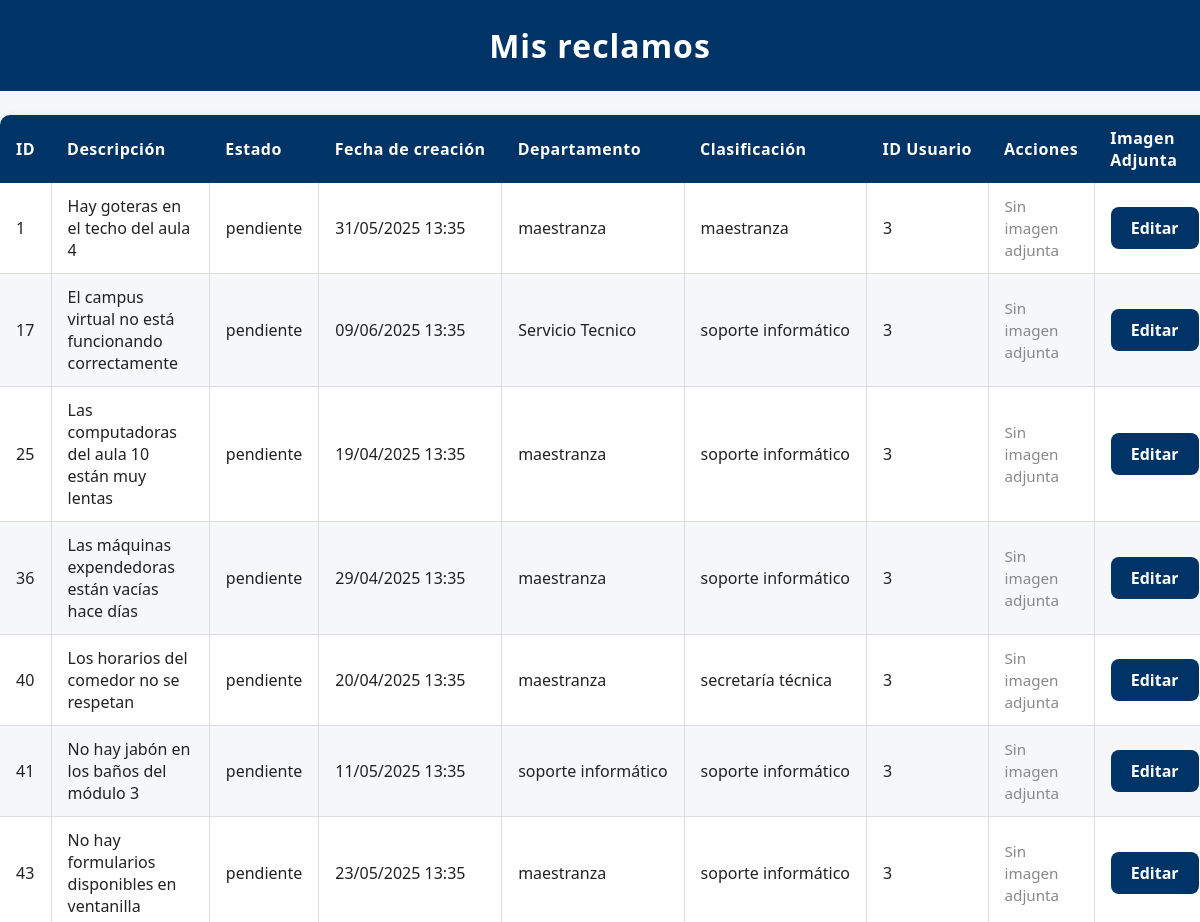
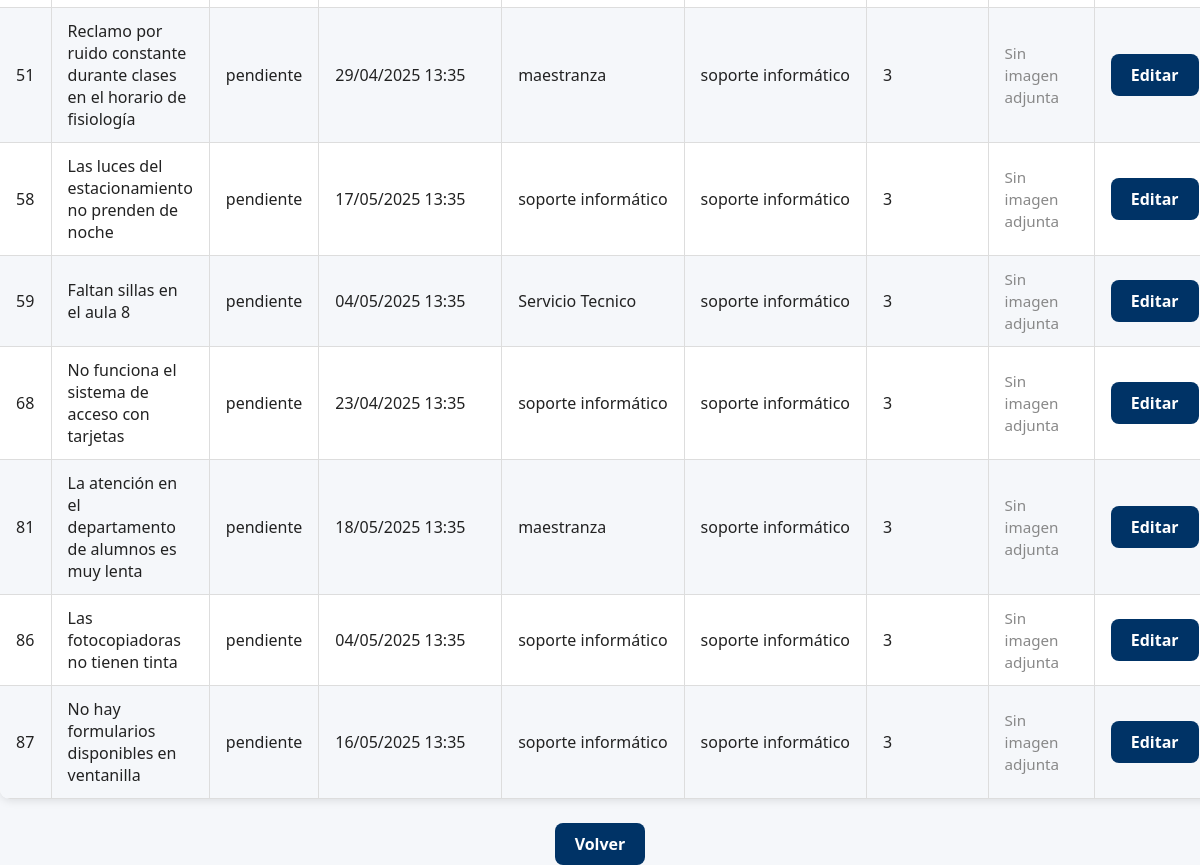
The app's page /mis_reclamos (signed in) with its own data (2 pictures, top to bottom).
### modules/modelos.py (models this page shows, shortened)
class Base(DeclarativeBase):
    pass

class ModeloReclamo(Base):
    __tablename__ = 'reclamos'
    id = Column(Integer, primary_key=True)
    estado = Column(String, default="pendiente")
    fecha_hora = Column(DateTime, default=datetime.utcnow)
    contenido = Column(String)
    usuario_id = Column(Integer, ForeignKey('usuarios.id'))
    departamento = Column(String)
    clasificacion = Column(String)
    cantidad_adherentes = Column(Integer, default=1) #Se contabiliza como adherente el usuario que crea el reclamo
    tiempo_estimado = Column(Integer,default=0) #Solo se cambia cuando el reclamo pasa de pendiente -->en proceso
    resuelto_en = Column(Integer,default=None) #Representa la cantidad de días que se tardó en resolver un reclamo
    usuarios = relationship(
        "ModeloUsuario",
        secondary=usuarios_reclamos,
        back_populates="reclamos"
    )
    usuario = relationship("ModeloUsuario", foreign_keys=[usuario_id], backref="reclamos_creados")

### server.py (the view)
@app.route('/mis_reclamos')
@login_required
def mis_reclamos():
    reclamos = repo_reclamos.obtener_todos_los_registros(current_user.id)
    return render_template('mis_reclamos.html', usuario=current_user, reclamos=reclamos, os=os)

### modules/login.py (called while the page is built)
    @property
    def is_authenticated(self):
        return True

### modules/repositorio.py (called while the page is built)
    def obtener_registro_por_filtro(self, campo, valor, campo2=None, valor2=None):
        query = self.__session.query(ModeloUsuario).filter(getattr(ModeloUsuario, campo) == valor)
        if campo2 and valor2:
            query = query.filter(getattr(ModeloUsuario, campo2) == valor2)
        modelo = query.first()
        if modelo:
            return self.__map_modelo_a_entidad(modelo)
        return None

    def __map_modelo_a_entidad(self, modelo: ModeloUsuario):
        return Usuario(
            nombre=modelo.nombre,
            apellido=modelo.apellido,
            email=modelo.email,
            nombre_de_usuario=modelo.nombre_de_usuario,
            contraseña=modelo.contraseña,
            rol=modelo.rol,
            claustro=modelo.claustro,
            id=modelo.id
        )

    def obtener_todos_los_registros(self, usuario_id):
        return self.__session.query(ModeloReclamo).filter_by(usuario_id=usuario_id).all()

### modules/usuarios.py (called while the page is built)
    @property
    def nombre(self):
        return self.__nombre

    @nombre.setter
    def nombre(self, nuevo_nombre: str):
        if not isinstance(nuevo_nombre, str):
            raise ValueError("El nombre debe ser una cadena de texto")
        self.__nombre = nuevo_nombre

    @property
    def apellido(self):
        return self.__apellido

    @apellido.setter
    def apellido(self, nuevo_apellido: str):
        if not isinstance(nuevo_apellido, str):
            raise ValueError("El apellido debe ser una cadena de texto")
        self.__apellido = nuevo_apellido

    @property
    def email(self):
        return self.__email

    @email.setter
    def email(self, nuevo_email: str):
        if not isinstance(nuevo_email, str):
            raise ValueError("El email debe ser una cadena de texto")
        self.__email = nuevo_email

    @property
    def nombre_de_usuario(self):
        return self.__nombre_de_usuario

    @nombre_de_usuario.setter
    def nombre_de_usuario(self, nuevo_nombre_de_usuario: str):
        if not isinstance(nuevo_nombre_de_usuario, str):
            raise ValueError("El nombre de usuario debe ser una cadena de texto")
        self.__nombre_de_usuario = nuevo_nombre_de_usuario

    @property
    def contraseña(self):
        return self.__contraseña

    @contraseña.setter
    def contraseña(self, value):
        self.__contraseña = value

    @property
    def rol(self):
        return self.__rol

    @property
    def id(self):
        return self.__id

### templates/mis_reclamos.html (shortened to what this page needs)
<!DOCTYPE html>
<html lang="es">
<head>
    <link rel="stylesheet" href="{{ url_for('static', filename='style.css') }}">
</head>
<body>
    <h1>Mis reclamos</h1>
    <table>
        <thead>
            <tr>
                <th class="col-id">ID</th>
                <th class="col-descripcion">Descripción</th>
                <th class="col-estado">Estado</th>
                <th class="col-fecha">Fecha de creación</th>
                <th class="col-departamento">Departamento</th>
                <th class="col-clasificacion">Clasificación</th>
                <th class="col-usuario">ID Usuario</th>
                <th class="col-acciones">Acciones</th>
                <th class = "col-imagen">Imagen Adjunta</th>
            </tr>
        </thead>
        <tbody>
            {% for reclamo in reclamos %}
                <tr>
                    <td class="col-id">{{ reclamo.id }}</td>
                    <td class="col-descripcion">{{ reclamo.contenido }}</td>
                    <td class="col-estado">{{ reclamo.estado }}</td>
                    <td class="col-fecha">{{ reclamo.fecha_hora.strftime('%d/%m/%Y %H:%M')}}</td>
                    <td class="col-departamento">{{ reclamo.departamento }}</td>
                    <td class="col-clasificacion">{{ reclamo.clasificacion }}</td>
                    <td class="col-usuario">{{ reclamo.usuario_id }}</td>
                    <td class = "col-imagen">
                    {% set imagen_path = 'static/Imagenes Reclamos/{}.png'.format(reclamo.id) %}
                    {% if os.path.exists(imagen_path) %}
                        <details>
                            <summary>Ver imagen adjunta</summary>
                            <img src = "{{ url_for('static',filename='Imagenes Reclamos/{}.png'.format(reclamo.id) )}}"
                                 alt="Imagen adjunta del reclamo {{ reclamo.id }}"
                                 style = "max-width: 100px; max-height:100px;"
                                 onerror="this.style.display='none';">
                        </details>
                    {% else %}
                        <span style="color: #888; font-size: 0.95em;">Sin imagen adjunta</span>
                    {% endif %}
                    </td>
                    <td class="col-acciones">
                        <a href="{{ url_for('editar_reclamo', reclamo_id=reclamo.id) }}" class="enlace-boton">Editar</a>
                    </td>
                </tr>
            {% endfor %}
        </tbody>
    </table>
    <div style="text-align:center; margin-top: 20px;">
        <a href="{{ url_for('inicio') }}" class="enlace-boton">Volver</a>
    </div>
</body>
</html>

### static/style.css (style rules this page uses)
html, body { font-family: 'Segoe UI', Arial, sans-serif; background-color: #f5f7fa; color: #222; margin: 0; padding: 0; height: 100%; }
h1 { background-color: #003366; color: #fff; margin: 0; padding: 24px 0; text-align: center; letter-spacing: 1px; }
table { width: 100%; border-collapse: collapse; margin: 24px 0; font-family: 'Segoe UI', Arial, sans-serif; font-size: 1em; color: #222; box-shadow: 0 2px 8px rgba(0,0,0,0.1); border-radius: 10px; overflow: hidden; background: #fff; }
thead { background-color: #003366; color: #fff; text-align: left; }
thead th { padding: 12px 16px; font-weight: bold; letter-spacing: 0.5px; }
tbody tr { border-bottom: 1px solid #ddd; }
tbody tr:nth-child(even) { background-color: #f5f7fa; }
tbody td { padding: 12px 16px; vertical-align: middle; border-left: 1px solid #ddd; }
tbody td:first-child { border-left: none; }
a { position: relative; color: #003366; font-weight: 600; text-decoration: none; cursor: pointer; transition: color 0.3s ease; }
a::after { content: ''; position: absolute; width: 0; height: 2px; left: 0; bottom: -3px; background-color: #00509e; transition: width 0.3s ease; border-radius: 2px; }
a.enlace-boton { display: inline-block; padding: 10px 20px; background-color: #003366; color: #fff; border-radius: 8px; text-decoration: none; font-weight: bold; }
.col-id, .col-usuario { width: 6%; white-space: nowrap; }
.col-estado { width: 10%; white-space: nowrap; }
.col-fecha { width: 15%; white-space: nowrap; }
.col-departamento, .col-clasificacion { width: 12%; white-space: nowrap; }
.col-descripcion { width: auto; max-width: 300px; word-wrap: break-word; }
.col-acciones { width: 8%; text-align: center; }

### records on screen
ModeloReclamo: id "1", contenido "Hay goteras en el techo del aula 4", estado "pendiente", fecha_hora "31/05/2025 13:35", departamento "maestranza", clasificacion "maestranza", usuario_id "3"
ModeloReclamo: id "17", contenido "El campus virtual no está funcionando correctamente", estado "pendiente", fecha_hora "09/06/2025 13:35", departamento "Servicio Tecnico", clasificacion "soporte informático", usuario_id "3"
ModeloReclamo: id "25", contenido "Las computadoras del aula 10 están muy lentas", estado "pendiente", fecha_hora "19/04/2025 13:35", departamento "maestranza", clasificacion "soporte informático", usuario_id "3"
ModeloReclamo: id "36", contenido "Las máquinas expendedoras están vacías hace días", estado "pendiente", fecha_hora "29/04/2025 13:35", departamento "maestranza", clasificacion "soporte informático", usuario_id "3"
ModeloReclamo: id "40", contenido "Los horarios del comedor no se respetan", estado "pendiente", fecha_hora "20/04/2025 13:35", departamento "maestranza", clasificacion "secretaría técnica", usuario_id "3"
ModeloReclamo: id "41", contenido "No hay jabón en los baños del módulo 3", estado "pendiente", fecha_hora "11/05/2025 13:35", departamento "soporte informático", clasificacion "soporte informático", usuario_id "3"
ModeloReclamo: id "43", contenido "No hay formularios disponibles en ventanilla", estado "pendiente", fecha_hora "23/05/2025 13:35", departamento "maestranza", clasificacion "soporte informático", usuario_id "3"
ModeloReclamo: id "51", contenido "Reclamo por ruido constante durante clases en el horario de fisiología", estado "pendiente", fecha_hora "29/04/2025 13:35", departamento "maestranza", clasificacion "soporte informático", usuario_id "3"
ModeloReclamo: id "58", contenido "Las luces del estacionamiento no prenden de noche", estado "pendiente", fecha_hora "17/05/2025 13:35", departamento "soporte informático", clasificacion "soporte informático", usuario_id "3"
ModeloReclamo: id "59", contenido "Faltan sillas en el aula 8", estado "pendiente", fecha_hora "04/05/2025 13:35", departamento "Servicio Tecnico", clasificacion "soporte informático", usuario_id "3"
ModeloReclamo: id "68", contenido "No funciona el sistema de acceso con tarjetas", estado "pendiente", fecha_hora "23/04/2025 13:35", departamento "soporte informático", clasificacion "soporte informático", usuario_id "3"
ModeloReclamo: id "81", contenido "La atención en el departamento de alumnos es muy lenta", estado "pendiente", fecha_hora "18/05/2025 13:35", departamento "maestranza", clasificacion "soporte informático", usuario_id "3"
ModeloReclamo: id "86", contenido "Las fotocopiadoras no tienen tinta", estado "pendiente", fecha_hora "04/05/2025 13:35", departamento "soporte informático", clasificacion "soporte informático", usuario_id "3"
ModeloReclamo: id "87", contenido "No hay formularios disponibles en ventanilla", estado "pendiente", fecha_hora "16/05/2025 13:35", departamento "soporte informático", clasificacion "soporte informático", usuario_id "3"
